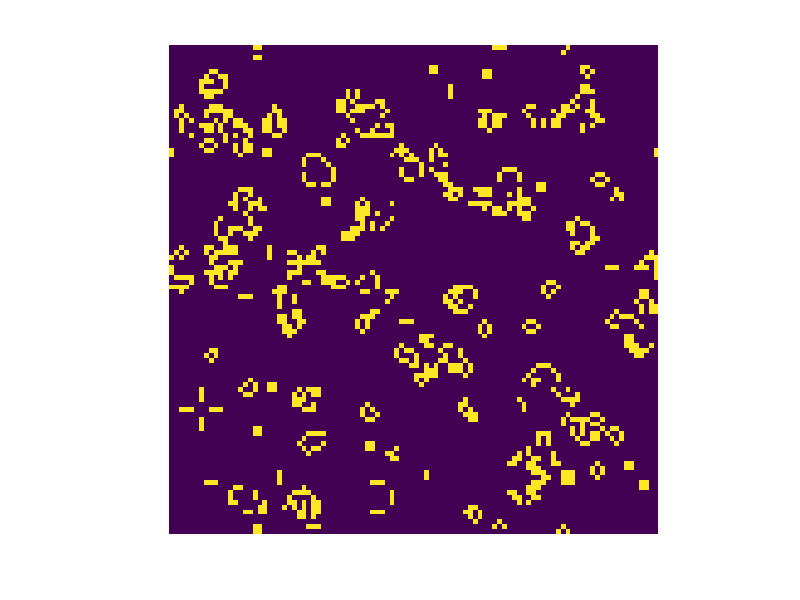

Recreate this plot in MATLAB.
clear;
clf;
clc;
N = 100;
ne =  mod((1:N) - 2,N) + 1;
po = mod((1:N),N) +1;
a = ceil(rand(N,N)*2.0) -1;

for q = 1:100
    b = a(ne,ne) + a(:,ne) + a(po,ne) + a(ne,:) + a(:,:) + a(po,:) + a(ne,po) + a(:,po) + a(po,po);
    a = ( b == 3 ) + ( b == 4 ).*a;
    imagesc(a); axis equal;
    axis off;
    drawnow;
    pause(0.1)
    
    
end    